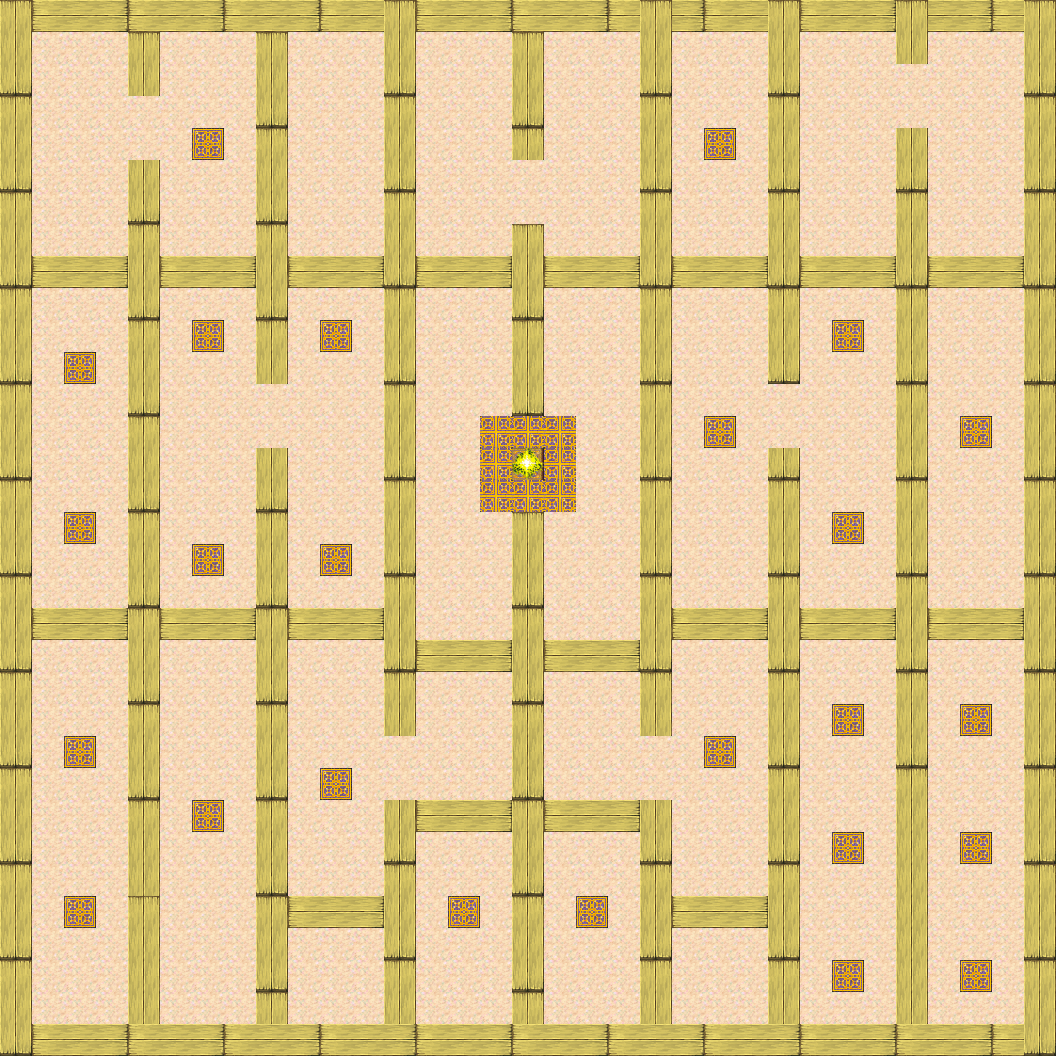

A level layout from a 2D game, rendered from its tile map. Below: a short description, then the map file with tile-grid data replaced by summaries:
An orthogonal 33x33 tile map with 32x32 px tiles, 4 tile layers (Iteracciones, Suelo, Walls, Objetos), 3 tilesets.

<map version="1.2" tiledversion="1.2.3" orientation="orthogonal" renderorder="right-down" width="33" height="33" tilewidth="32" tileheight="32" infinite="0" nextlayerid="6" nextobjectid="1">
 <tileset firstgid="1" source="Prueba.tsx" />
 <tileset firstgid="257" source="Laberinth1.tsx" />
 <tileset firstgid="449" source="Fragmentos.tsx" />
 <layer id="4" name="Iteracciones" width="33" height="33">
  <data>[1089 cells, 26 non-empty, 2 distinct tile ids]</data>
 </layer>
 <layer id="3" name="Suelo" width="33" height="33">
  <data>[1089 cells, 1089 non-empty, 1 distinct tile ids]</data>
 </layer>
 <layer id="2" name="Walls" width="33" height="33">
  <data>[1089 cells, 388 non-empty, 6 distinct tile ids]</data>
 </layer>
 <layer id="5" name="Objetos" width="33" height="33">
  <data>[1089 cells, 34 non-empty, 3 distinct tile ids]</data>
 </layer>
</map>
